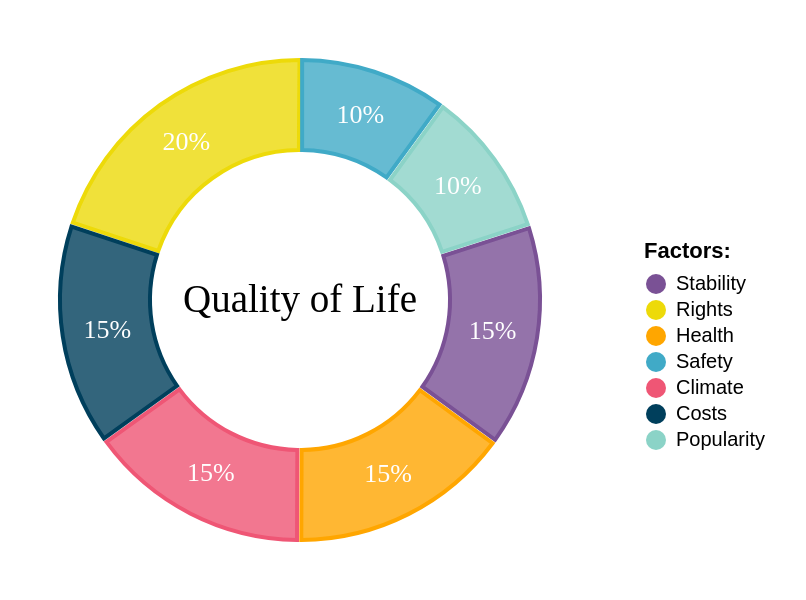

Specify this chart in Vega-Lite:
### Vega specification from a JSON file in a GitHub repository (floating-point values rounded to 4 significant figures)
{"$schema": "https://vega.github.io/schema/vega/v3.0.json", "width": 300, "height": 300, "autosize": "pad", "signals": [{"name": "startAngle", "value": 0}, {"name": "endAngle", "value": 6.29}, {"name": "padAngle", "value": 0}, {"name": "sort", "value": true}, {"name": "strokeWidth", "value": 2}, {"name": "selected", "value": "100", "on": [{"events": "mouseover", "update": "datum"}]}], "data": [{"name": "table", "values": [{"Factor": "Stability", "Percentage": 15, "startAngle": 1.258, "endAngle": 2.202}, {"Factor": "Rights", "Percentage": 20, "startAngle": 5.032, "endAngle": 6.29}, {"Factor": "Health", "Percentage": 15, "startAngle": 2.202, "endAngle": 3.145}, {"Factor": "Safety", "Percentage": 10, "startAngle": 0, "endAngle": 0.629}, {"Factor": "Climate", "Percentage": 15, "startAngle": 3.145, "endAngle": 4.089}, {"Factor": "Costs", "Percentage": 15, "startAngle": 4.089, "endAngle": 5.032}, {"Factor": "Popularity", "Percentage": 10, "startAngle": 0.629, "endAngle": 1.258}], "transform": [{"type": "pie", "field": "Percentage", "startAngle": {"signal": "startAngle"}, "endAngle": {"signal": "endAngle"}, "sort": {"signal": "sort"}}]}, {"name": "fieldSum", "source": "table", "transform": [{"type": "aggregate", "fields": ["Percentage"], "ops": ["sum"], "as": ["sum"]}]}], "legends": [{"fill": "color", "title": "Factors:", "orient": "none", "padding": {"value": 20}, "encode": {"symbols": {"enter": {"fillOpacity": {"value": 1}}}, "legend": {"update": {"x": {"signal": "(width / 2) + if(selected && selected.Factor == datum.Factor, if(width >= height, height, width) / 2 * 1.1 * 0.8, if(width >= height, height, width) / 2 * 0.8)", "offset": 20}, "y": {"signal": "(height / 2)", "offset": -50}}}}}], "scales": [{"name": "color", "type": "ordinal", "range": ["#7a5195", "#edda09", "#ffa600", "#40aac7", "#ef5675", "#003f5c", "#8bd3c7"]}], "marks": [{"type": "arc", "from": {"data": "table"}, "encode": {"enter": {"fill": {"scale": "color", "field": "Factor"}, "x": {"signal": "width / 2"}, "y": {"signal": "height / 2"}}, "update": {"startAngle": {"field": "startAngle"}, "endAngle": {"field": "endAngle"}, "padAngle": {"signal": "if(selected && selected.Factor == datum.Factor, 0.015, 0.015)"}, "innerRadius": {"signal": "if(selected && selected.Factor == datum.Factor, if(width >= height, height, width) / 2 * 0.45, if(width >= height, height, width) / 2 * 0.5)"}, "outerRadius": {"signal": "if(selected && selected.Factor == datum.Factor, if(width >= height, height, width) / 2 * 1.05 * 0.8, if(width >= height, height, width) / 2 * 0.8)"}, "opacity": {"signal": "if(selected && selected.Factor !== datum.Factor, 1, 1)"}, "stroke": {"signal": "scale('color', datum.Factor)"}, "strokeWidth": {"signal": "strokeWidth"}, "fillOpacity": {"signal": "if(selected && selected.Factor == datum.Factor, 0.8, 0.8)"}}}}, {"type": "text", "encode": {"enter": {"text": {"value": ""}}, "update": {"opacity": {"value": 1}, "x": {"signal": "width / 2"}, "y": {"signal": "height / 2"}, "align": {"value": "center"}, "baseline": {"value": "middle"}, "fontSize": {"signal": "if(width >= height, height, width) * 0.065"}, "text": {"value": "Quality of Life "}}}}, {"name": "mark_percentage", "type": "text", "from": {"data": "table"}, "encode": {"enter": {"text": {"signal": "if(datum['endAngle'] - datum['startAngle'] < 0.3, '', format(datum['Percentage'] , '.0f')) + '%'"}, "x": {"signal": "if(width >= height, height, width) / 2"}, "y": {"signal": "if(width >= height, height, width) / 2"}, "radius": {"signal": "if(selected && selected.Factor == datum.Factor, if(width >= height, height, width) / 2 * 1.05 * 0.65, if(width >= height, height, width) / 2 * 0.65)"}, "theta": {"signal": "(datum['startAngle'] + datum['endAngle'])/2"}, "fill": {"value": "#FFFFFF"}, "fontSize": {"value": 13}, "align": {"value": "center"}, "baseline": {"value": "middle"}}}}], "config": {"text": {"font": "Lucida Sans Unicode", "fontSize": 20}, "legend": {"fontSize": {"value": 20}}}}
